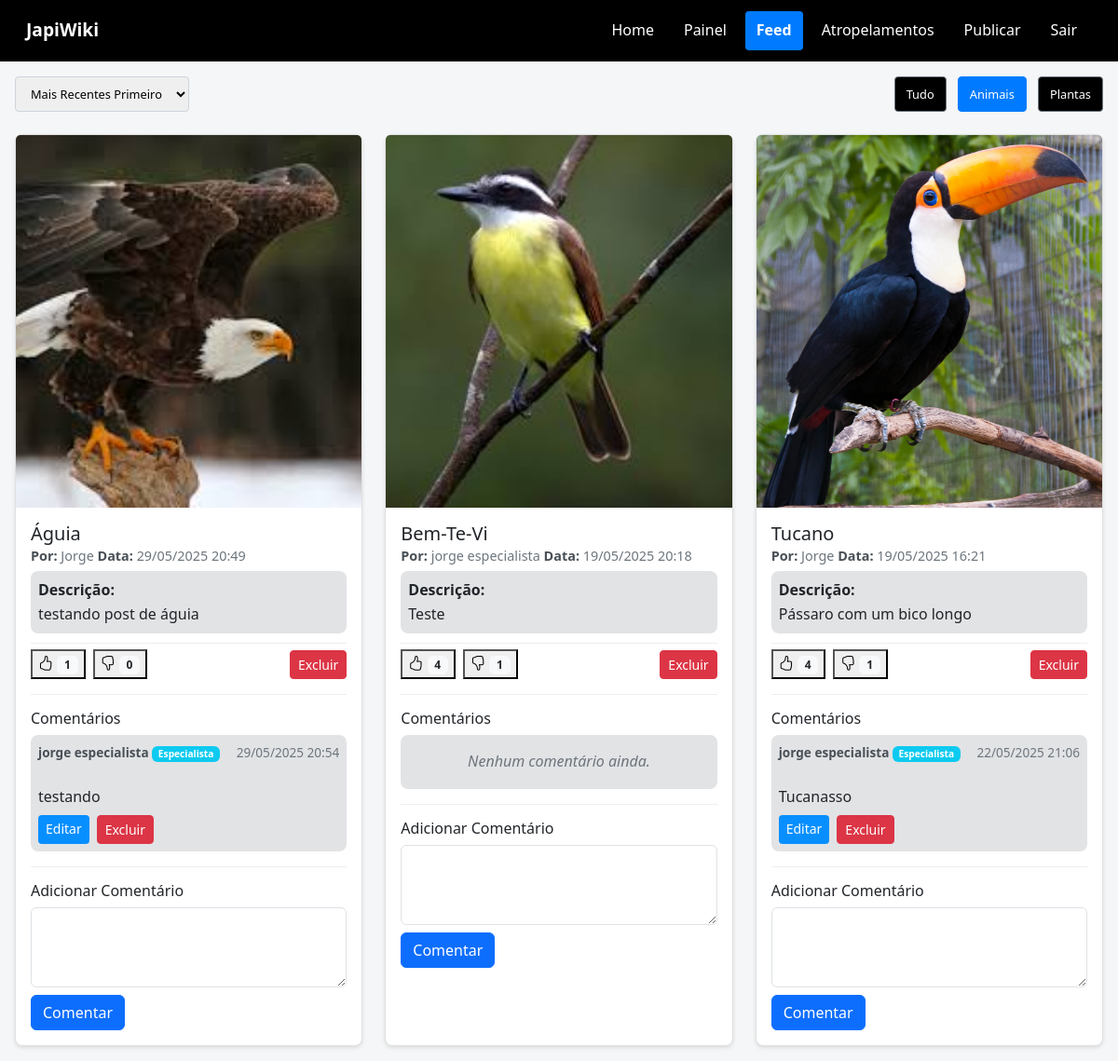
Screenshot of /feed_user.php?filtro=animal&ordem=DESC (signed in) with the database file from the repository.
### tables this page shows
CREATE TABLE `publicacoes` (
  `id` int(11) NOT NULL,
  `especie` varchar(255) NOT NULL,
  `foto` varchar(255) NOT NULL,
  `usuario_id` int(11) NOT NULL,
  `data_publicacao` datetime DEFAULT current_timestamp(),
  `titulo` varchar(255) DEFAULT NULL,
  `descricao` text DEFAULT NULL,
  `caminho_foto` varchar(255) DEFAULT NULL,
  `atropelamento` tinyint(1) DEFAULT 0,
  `categoria` varchar(50) DEFAULT NULL,
  `tipo_especifico` varchar(100) DEFAULT NULL,
  `sub_categoria` varchar(100) DEFAULT NULL
);

CREATE TABLE `usuarios` (
  `id` int(11) NOT NULL,
  `nome` varchar(100) NOT NULL,
  `email` varchar(100) NOT NULL,
  `senha` varchar(255) NOT NULL,
  `cargo` enum('user','especialista','admin') DEFAULT 'user',
  `token_senha` varchar(64) DEFAULT NULL,
  `token_expiracao` datetime DEFAULT NULL,
  `area_especialidade` varchar(255) DEFAULT NULL
);

CREATE TABLE `comentarios` (
  `id` int(11) NOT NULL,
  `publicacao_id` int(11) NOT NULL,
  `tipo_publicacao` varchar(50) DEFAULT 'publicacao',
  `usuario_id` int(11) NOT NULL,
  `comentario` text NOT NULL,
  `texto` text NOT NULL,
  `data_comentario` datetime DEFAULT current_timestamp()
);

### feed_user.php (the view, shortened to what this page needs)
<?php
include 'conexao.php';
$painel_voltar = 'painel_usuario.php';
if (isset($_SESSION['cargo'])) {
    if ($_SESSION['cargo'] === 'admin') {
        $painel_voltar = 'admin.php';
    } elseif ($_SESSION['cargo'] === 'especialista') {
        $painel_voltar = 'painel_especialista.php';
    }
}
$cargo_usuario = $_SESSION['cargo'] ?? 'user';
$pode_interagir = ($cargo_usuario === 'especialista' || $cargo_usuario === 'admin' || $cargo_usuario === 'user');
$pode_comentar = ($cargo_usuario === 'especialista' || $cargo_usuario === 'admin');
$ordem = $_GET['ordem'] ?? 'DESC';
$ordem_sql = ($ordem === 'ASC') ? 'ASC' : 'DESC';
$filtro = $_GET['filtro'] ?? 'tudo';
$where_filtro = '';
if ($filtro === 'animal') {
    $where_filtro = "AND p.categoria = 'animal'";
} elseif ($filtro === 'planta') {
    $where_filtro = "AND p.categoria = 'planta'";
}
$stmt = $conn->prepare("
    SELECT p.*, u.nome, u.id as usuario_id,
    (SELECT COUNT(*) FROM interacoes WHERE publicacao_id = p.id AND tipo = 'like') AS likes,
    (SELECT COUNT(*) FROM interacoes WHERE publicacao_id = p.id AND tipo = 'dislike') AS dislikes,
    (SELECT tipo FROM interacoes WHERE publicacao_id = p.id AND usuario_id = ?) AS minha_interacao
    FROM publicacoes p
    JOIN usuarios u ON p.usuario_id = u.id
    WHERE 1 $where_filtro
    ORDER BY p.data_publicacao $ordem_sql");
$stmt->bind_param("i", $_SESSION['usuario_id']);
$stmt->execute();
$resultado = $stmt->get_result();
?>
<!DOCTYPE html>
<html lang="pt-br">
<head>
    <link href="https://cdn.jsdelivr.net/npm/bootstrap@5.3.0/dist/css/bootstrap.min.css" rel="stylesheet">
    <link href="css/feed.css" rel="stylesheet">
    <link rel="stylesheet" href="https://cdn.jsdelivr.net/npm/bootstrap-icons@1.11.1/font/bootstrap-icons.css">
</head>
<body>
    <nav id="japi-navbar" class="navbar navbar-expand-lg">
        <div class="container-fluid">
            <a class="navbar-brand" href="#">JapiWiki</a>
            <div class="navbar-nav">
                <a class="nav-link" href="home.php">Home</a>
                <a class="nav-link" href="<?= $painel_voltar ?>">Painel</a>
                <a class="nav-link active" href="feed_user.php">Feed</a>
                <a class="nav-link" href="feed_atropelamentos.php">Atropelamentos</a>
                <a class="nav-link" href="publicar.php">Publicar</a>
                <a class="nav-link" href="logout.php">Sair</a>
            </div>
        </div>
    </nav>
    <div class="feed-container">
        <div class="order-filter-container">
            <div class="order-select-container">
                <select class="order-select" onchange="window.location.href='feed_user.php?ordem=' + this.value + '&filtro=<?= $filtro ?>'">
                    <option value="DESC" <?= ($ordem === 'DESC') ? 'selected' : '' ?>>Mais Recentes Primeiro</option>
                </select>
            </div>
            <div class="filter-buttons-container">
                <button class="filter-button <?= ($filtro === 'tudo' ? 'active' : '') ?>" onclick="window.location.href='feed_user.php?filtro=tudo&ordem=<?= $ordem ?>'">Tudo</button>
                <button class="filter-button <?= ($filtro === 'animal' ? 'active' : '') ?>" onclick="window.location.href='feed_user.php?filtro=animal&ordem=<?= $ordem ?>'">Animais</button>
                <button class="filter-button <?= ($filtro === 'planta' ? 'active' : '') ?>" onclick="window.location.href='feed_user.php?filtro=planta&ordem=<?= $ordem ?>'">Plantas</button>
            </div>
        </div>
        <?php while ($pub = $resultado->fetch_assoc()): ?>
            <div class="card">
                <?php
                $nome_arquivo = basename($pub['caminho_foto']);
                $caminho_imagem = "fotos/" . $nome_arquivo;
                ?>
                <div class="card-img-container">
                    <?php if (file_exists(__DIR__ . "/" . $caminho_imagem)): ?>
                        <img src="<?= $caminho_imagem ?>" class="card-img-top" alt="<?= htmlspecialchars($pub['titulo'] ?? '') ?>">
                    <?php else: ?>
                        <div class="bg-secondary text-white p-5 text-center">
                            Imagem não encontrada
                        </div>
                    <?php endif; ?>
                </div>
                <div class="card-body">
                    <h5 class="card-title"><?= htmlspecialchars($pub['titulo'] ?? '') ?></h5>
                    <div class="post-info">
                        <strong>Por:</strong> <?= htmlspecialchars($pub['nome'] ?? 'Desconhecido') ?>
                        <strong>Data:</strong> <?= date('d/m/Y H:i', strtotime($pub['data_publicacao'] ?? '')) ?>
                    </div>
                    <div class="description-container">
                        <p class="card-text"><strong>Descrição:</strong><br>
                        <?= nl2br(htmlspecialchars($pub['descricao'] ?? '')) ?></p>
                    </div>
                    <div class="card-actions">
                        <div class="btn-group" role="group">
                            <button class="like-button <?= ($pode_interagir ? '' : 'disabled-interact') ?> <?= ($pub['minha_interacao'] === 'like' ? 'like-active' : '') ?>"
                                    data-publicacao-id="<?= $pub['id'] ?>" data-tipo="like" <?= ($pode_interagir ? '' : 'disabled') ?>>
                                <i class="bi bi-hand-thumbs-up"></i> <span class="badge bg-light text-dark like-count-<?= $pub['id'] ?>"><?= $pub['likes'] ?></span>
                            </button>
                            <button class="dislike-button <?= ($pode_interagir ? '' : 'disabled-interact') ?> <?= ($pub['minha_interacao'] === 'dislike' ? 'dislike-active' : '') ?>"
                                    data-publicacao-id="<?= $pub['id'] ?>" data-tipo="dislike" <?= ($pode_interagir ? '' : 'disabled') ?>>
                                <i class="bi bi-hand-thumbs-down"></i> <span class="badge bg-light text-dark dislike-count-<?= $pub['id'] ?>"><?= $pub['dislikes'] ?></span>
                            </button>
                        </div>
                        <?php if ($_SESSION['cargo'] === 'admin' || $_SESSION['usuario_id'] === $pub['usuario_id']): ?>
                            <a href="delete.php?id=<?= $pub['id'] ?>&tipo=publicacao" class="btn btn-danger btn-sm ms-auto"
                            onclick="return confirm('Tem certeza que deseja excluir esta publicação?')">
                                Excluir
                            </a>
                        <?php endif; ?>
                    </div>
                    <div class="comment-section">
                        <h6>Comentários</h6>
                        <?php
                        $stmt_comentarios = $conn->prepare("
                            SELECT c.*, u.nome, u.cargo
                            FROM comentarios c
                            JOIN usuarios u ON c.usuario_id = u.id
                            WHERE c.publicacao_id = ? AND c.tipo_publicacao = 'publicacao'
                            ORDER BY c.data_comentario ASC
                        ");
                        $stmt_comentarios->bind_param("i", $pub['id']);
                        $stmt_comentarios->execute();
                        $comentarios = $stmt_comentarios->get_result();
                        if ($comentarios->num_rows > 0):
                            while ($comentario = $comentarios->fetch_assoc()): ?>
                                <div class="comment">
                                    <div class="comment-header">
                                        <span class="comment-author">
                                            <?= htmlspecialchars($comentario['nome']) ?>
                                            <?php if ($comentario['cargo'] === 'especialista'): ?>
                                                <span class="badge bg-info">Especialista</span>
                                            <?php elseif ($comentario['cargo'] === 'admin'): ?>
                                                <span class="badge bg-danger">Admin</span>
                                            <?php endif; ?>
                                        </span>
                                        <span class="comment-date">
                                            <?= date('d/m/Y H:i', strtotime($comentario['data_comentario'])) ?>
                                        </span>
                                    </div>
                                    <div class="comment-content">
                                        <?= nl2br(htmlspecialchars($comentario['comentario'])) ?>
                                    </div>
                                    <?php if ($_SESSION['cargo'] === 'admin' || $_SESSION['usuario_id'] === $comentario['usuario_id']): ?>
                                        <div class="comment-actions mt-2">
                                            <a href="editar_comentario.php?comentario_id=<?= $comentario['id'] ?>&tipo_publicacao=publicacao" class="btn btn-edit btn-sm">Editar</a>
                                            <a href="delete.php?comentario_id=<?= $comentario['id'] ?>&tipo=publicacao_comentario" class="btn btn-danger btn-sm" onclick="return confirm('Tem certeza que deseja excluir este comentário?')">Excluir</a>
                                        </div>
                                    <?php endif; ?>
                                </div>
                            <?php endwhile;
                        else: ?>
                            <div class="no-comments">Nenhum comentário ainda.</div>
                        <?php endif; ?>
                    </div>
                    <?php if ($pode_comentar): ?>
                        <div class="comment-form mt-3">
                            <h6>Adicionar Comentário</h6>
                            <form method="POST" action="">
                                <textarea name="comentario" rows="3" class="form-control mb-2" required></textarea>
                                <button type="submit" class="btn btn-primary">Comentar</button>
                            </form>
                        </div>
                    <?php endif; ?>
                </div>
            </div>
        <?php endwhile; ?>
    </div>
</body>
</html>

### css/feed.css (style rules this page uses)
body { margin: 0; padding: 0; font-family: 'Segoe UI', Tahoma, Geneva, Verdana, sans-serif; background-color: #f4f6f8; color: #333; line-height: 1.6; }
#japi-navbar { background-color: black !important; padding: 0.75rem 1rem !important; }
#japi-navbar .navbar-nav .nav-link { color: white !important; padding: 0.5rem 0.75rem !important; margin: 0 0.25rem !important; border-radius: 0.25rem !important; transition: all 0.3s ease !important; }
#japi-navbar .navbar-nav .nav-link.active { background-color: #007bff !important; color: white !important; font-weight: bold !important; }
#japi-navbar .navbar-brand { color: white !important; font-weight: bold !important; font-size: 1.2rem !important; }
.feed-container { max-width: 1200px; margin: 1rem auto; padding: 0 1rem; display: grid; grid-template-columns: repeat(auto-fill, minmax(350px, 1fr)); gap: 1.5rem; align-items: stretch; }
.card { border: 1px solid #e0e0e0; border-radius: 0.5rem; box-shadow: 0 2px 4px rgba(0, 0, 0, 0.1); transition: all 0.3s ease; background-color: #fff; display: flex; flex-direction: column; height: 100%; }
.card-img-container { height: 400px; display: flex; justify-content: center; background-color: #f8f9fa; border-top-left-radius: 0.5rem; border-top-right-radius: 0.5rem; }
.card-img-top { max-height: 100%; max-width: 100%; object-fit: cover; object-position: center; }
.card-body { display: flex; flex-direction: column; flex-grow: 1; }
.card-title { font-size: 1.25rem; margin-bottom: 0; color: #212529; }
.post-info { font-size: 0.9rem; color: #6c757d; }
.post-info strong { color: #495057; }
.description-container { margin-top: 5px; max-height: 150px; overflow-y: auto; background-color: #E2E3E5 !important; border-radius: 0.5rem; padding: 0.5rem; }
.card-text { line-height: 1.6; margin-bottom: 0; }
.card-actions { margin-top: 10px; display: flex; justify-content: space-between; align-items: center; padding-top: 6px; border-top: 1px solid #eee; }
.btn-group { gap: 0.5rem; }
.comment-section { max-height: 200px; overflow-y: auto; margin-top: 1rem; padding-top: 1rem; border-top: 1px solid #eee; }
.comment { background-color: #E2E3E5 !important; border-radius: 0.5rem; padding: 0.5rem; }
.comment-header { display: flex; justify-content: space-between; font-size: 0.85rem; }
.comment-author { font-weight: bold; color: #495057; }
.comment-date { color: #6c757d; }
.comment-content { line-height: 1.5; white-space: pre-line; }
.comment-actions { display: flex; gap: 0.5rem; margin-top: 0.5rem; }
.no-comments { font-style: italic; color: #6c757d; text-align: center; background-color: #E2E3E5; border-radius: 0.5rem; padding: 1rem; }
.comment-form { margin-top: 1rem; padding-top: 1rem; border-top: 1px solid #eee; }
.order-filter-container { display: flex; justify-content: space-between; align-items: center; grid-column: 1 / -1; }
.filter-button { padding: 0.5rem 0.75rem; border-radius: 0.25rem; border: 1px solid #6c757d; background-color: black; color: white; font-size: 0.8rem; cursor: pointer; margin-left: 0.5rem; }
.filter-button.active { background-color: #007bff; border-color: #007bff; }
@media (max-width: 1200px) { .feed-container { grid-template-columns: repeat(auto-fill, minmax(300px, 1fr)); } }

### feed_user.php (style rules this page uses)
.order-filter-container { display: flex; justify-content: space-between; align-items: center; }
.order-select { padding: 0.5rem 0.75rem; border-radius: 0.25rem; border: 1px solid #ced4da; font-size: 0.8rem; }
.filter-button { padding: 0.5rem 0.75rem; border-radius: 0.25rem; background-color: black; color: white; font-size: 0.8rem; cursor: pointer; margin-left: 0.5rem; }
.filter-button.active { background-color: #007bff; border-color: #007bff; }
.btn-edit { background-color: rgb(7, 143, 255); color: white; border: none !important; }

### rows the page displays
publicacoes: caminho_foto (picture), titulo "Águia", usuario.nome "Jorge", data_publicacao "29/05/2025 20:49", descricao "testando post de águia", likes "1", dislikes "0"
comentarios: usuario.nome "jorge especialista", data_comentario "29/05/2025 20:54", comentario "testando"
publicacoes: caminho_foto (picture), titulo "Bem-Te-Vi", usuario.nome "jorge especialista", data_publicacao "19/05/2025 20:18", descricao "Teste", likes "4", dislikes "1", shows "Nenhum comentário ainda."
publicacoes: caminho_foto (picture), titulo "Tucano", usuario.nome "Jorge", data_publicacao "19/05/2025 16:21", descricao "Pássaro com um bico longo", likes "4", dislikes "1"
comentarios: usuario.nome "jorge especialista", data_comentario "22/05/2025 21:06", comentario "Tucanasso"
